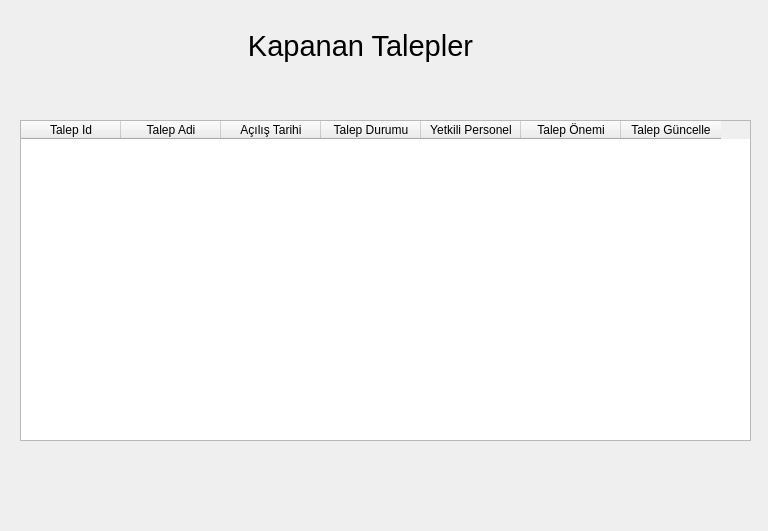
<?xml version="1.0" encoding="UTF-8"?>
<ui version="4.0">
 <class>Kapanantalepler</class>
 <widget class="QWidget" name="Kapanantalepler">
  <property name="geometry">
   <rect>
    <x>0</x>
    <y>0</y>
    <width>768</width>
    <height>531</height>
   </rect>
  </property>
  <property name="windowTitle">
   <string>Kapanan Talepler</string>
  </property>
  <widget class="QLabel" name="label">
   <property name="geometry">
    <rect>
     <x>60</x>
     <y>10</y>
     <width>601</width>
     <height>71</height>
    </rect>
   </property>
   <property name="font">
    <font>
     <pointsize>22</pointsize>
    </font>
   </property>
   <property name="text">
    <string>Kapanan Talepler</string>
   </property>
   <property name="alignment">
    <set>Qt::AlignCenter</set>
   </property>
  </widget>
  <widget class="QTableWidget" name="tableWidget">
   <property name="geometry">
    <rect>
     <x>20</x>
     <y>120</y>
     <width>731</width>
     <height>321</height>
    </rect>
   </property>
   <column>
    <property name="text">
     <string>Talep Id</string>
    </property>
   </column>
   <column>
    <property name="text">
     <string>Talep Adi</string>
    </property>
   </column>
   <column>
    <property name="text">
     <string>Açılış Tarihi</string>
    </property>
   </column>
   <column>
    <property name="text">
     <string>Talep Durumu</string>
    </property>
   </column>
   <column>
    <property name="text">
     <string>Yetkili Personel</string>
    </property>
   </column>
   <column>
    <property name="text">
     <string>Talep Önemi</string>
    </property>
   </column>
   <column>
    <property name="text">
     <string>Talep Güncelle</string>
    </property>
   </column>
  </widget>
 </widget>
 <resources/>
 <connections/>
</ui>
